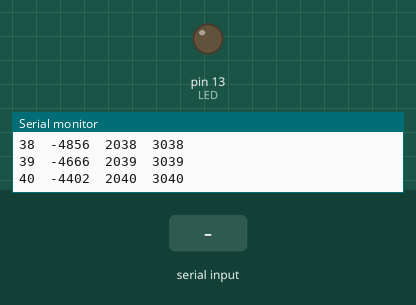
Recording of a sketch running on a simulated Arduino Leonardo, built with avr-gcc and run on an emulated ATmega32U4. Shown: output pins drawn as LEDs (lit = HIGH), the last lines printed to the serial monitor. Dashed ring = blinking. The inputs (shaded band) are chosen by the test bench.

Above: at 4.2 s.
4.3 s: "stop\n" received over Serial
At 5.2 s:
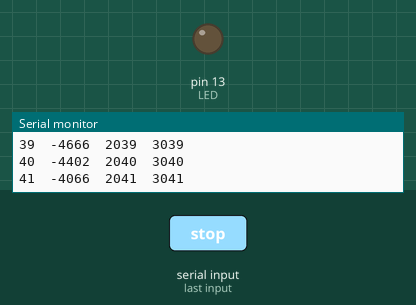
5.8 s: "auto\n" received over Serial
At 6.41 s:
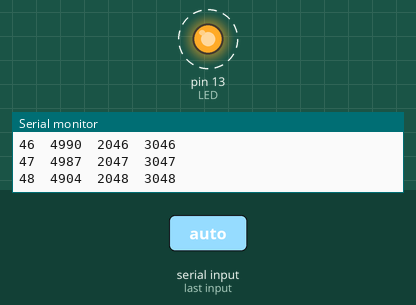
Timing chart, 0 to 14.8 s (numbered marks = the images above; inputs shaded):
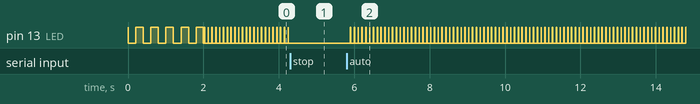

The sketch:

csv_generator.ino
```cpp
// Generate 4 values from 0 to 9999 and send them to the serial port
// Values are separated by a TAB and sets are separated by a new line

String version = "1.3 / 2016-01-19 by Pierre Rossel";

#define LED 13

int frame = 0;

// See showHelp() for available modes doc
typedef enum {
  STOP, AUTO, ECHO
}
Mode;

Mode mode = AUTO;

// Delay between each data sending in ms
int dataPeriod = 100;

// When did we send the last data
unsigned long lastDataMs = 0;

// when did we last toggle the led
unsigned long lastLedMs = 0;

boolean ledValue = LOW;

// time updated on each update
unsigned long ms = 0;

// Buffer the command while receiving data on serial line
String cmd;

void setup() {

  pinMode(LED, OUTPUT);

  // Turn led on while waiting
  setLed(HIGH);

  //Initialize serial and wait for port to open:
  Serial.begin(9600);
  while (!Serial) {
    ; // wait for serial port to connect. Needed for Leonardo only
  }

  // turn led off after waiting
  setLed(LOW);

}

// Extract a token from a string.
// Return the token or empty string if no more token
// tokenPos: 0 based position of the token to return
// delimiter: the char to delimit tokens
// exemples:
// token("cmd param1 param2", ' ', 0) would return "cmd"
// token("cmd param1 param2", ' ', 1) would return "param1"
// token("cmd param1 param2", ' ', 2) would return "param2"
// token("cmd param1 param2", ' ', 3) would return ""
String token(String str, int tokenPos, char delimiter = ' ') {
  int posStart = 0;
  for (int iToken = 0; iToken <= tokenPos; iToken++) {

    // look for next delimiter
    int posDelim = str.indexOf(delimiter, posStart);
    if (posDelim == -1) {
      if (iToken == tokenPos)
        return str.substring(posStart);
      else
        return "";
    }
    else if (iToken == tokenPos)
      return str.substring(posStart, posDelim);

    // TODO: look for next token start (support multiple separators)
    posStart = posDelim + 1;
  }

  return "";
}

void loop() {

  // update time
  ms = millis();

  // Read serial for commands
  char c;
  while (Serial.available()) {
    c = Serial.read();

    if (mode == ECHO) {
      Serial.write(c);
    }

    if (c == '\n') {

      // try to interpret command
      String action = token(cmd, 0);

      if (action == "stop") {
        mode = STOP;
      }
      else if (action == "auto") {
        mode = AUTO;
        String period = token(cmd, 1);
        if (period.length() > 0)
          dataPeriod = period.toInt();
      }
      else if (action == "echo")
        mode = ECHO;
      else if (action == "reset")
        frame = 0;
      else if (action == "version")
        Serial.println(version);
      else if (action == "help") {
        showHelp();
      }
      else {
        if (mode != ECHO) {
          Serial.println("Unknown command");
        }
      }

      cmd = "";
      break;
    }

    else {
      cmd += c;
    }
  }

  if (mode == AUTO && ms > lastDataMs + dataPeriod) {

    lastDataMs = ms;

    float sineFreq = 0.2;

    Serial.print(frame);
    Serial.print("\t");

    Serial.print((int)(9999 * (sin(TWO_PI * sineFreq * ms / 1000) / 2.0) ));
    //Serial.print(1000 + frame);
    Serial.print("\t");

    //Serial.print(random(9999));
    Serial.print(2000 + frame);
    Serial.print("\t");

    //Serial.print(random(9999));
    Serial.print(3000 + frame);
    Serial.println();

    frame = (frame + 1) % 9999;

    // Blink led (fast during 2 sec after reset, for each data afterwards)
    if (ms > 2000) {
      setLed(1);
      //toggleLed();
    }

  }

  // Blink led (5 times during 2 seconds after reset, for each data afterwards)
  if (ms < 2000) {
    if (ms > lastLedMs + 200) {
      toggleLed();
    }
  }
  else if (ledValue && ms > lastLedMs + 10) {
    // turn off led shortly after sending data
    setLed(0);
  }

  //delay(500);
  //delay(10);

}

void setLed(boolean val) {
  digitalWrite(LED, val);
  ledValue = val;
  lastLedMs = ms;
}

void toggleLed() {
  ledValue = !ledValue;
  lastLedMs = ms;
  digitalWrite(LED, ledValue);
}

void showHelp() {
  Serial.println();
  Serial.println("CSV Generator " + version);
  Serial.println();
  Serial.println(F("Available commands:"));
  Serial.println(F("auto [period]"));
  Serial.println(F("    Sends continuously 4 int values separated by \\t and terminated by \\n."));
  Serial.println(F("    This is the default mode."));
  Serial.println(F("    period (optional): delay [ms] between each line sending."));
  Serial.println(F("stop"));
  Serial.println(F("    Stop sending data or echo mode."));
  Serial.println(F("echo"));
  Serial.println(F("    Sends back whatever it receives on its serial port."));
  Serial.println(F("reset"));
  Serial.println(F("    Resets the frame count (the first value in auto mode)."));
  Serial.println(F("version"));
  Serial.println(F("    Sends version information."));
  Serial.println(F("help"));
  Serial.println(F("    Shows help."));
  Serial.println(F(""));
}
```

Measured:
- after the input at 4.3 s, pin 13 (LED): stops changing and stays LOW
- after the input at 5.8 s, pin 13 (LED): alternates HIGH for 0.01 s and LOW for 0.09 s, starting after 0.10 s
